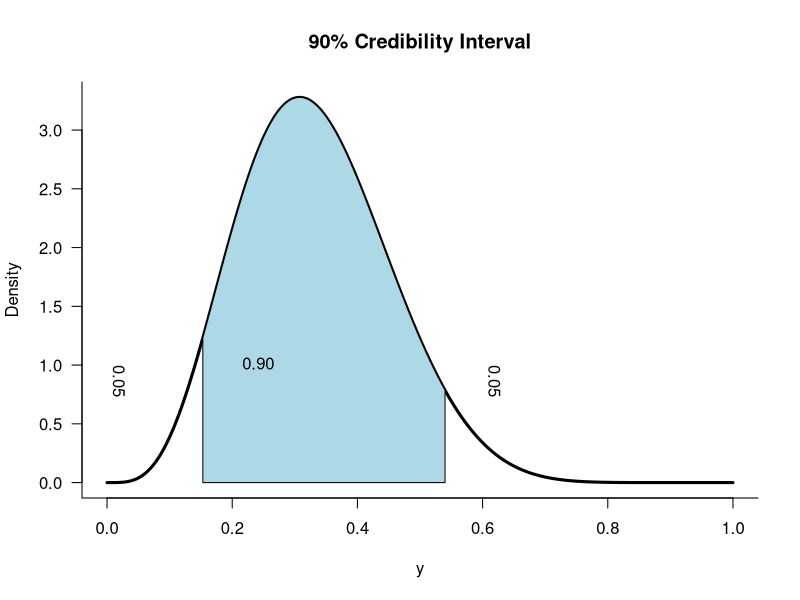
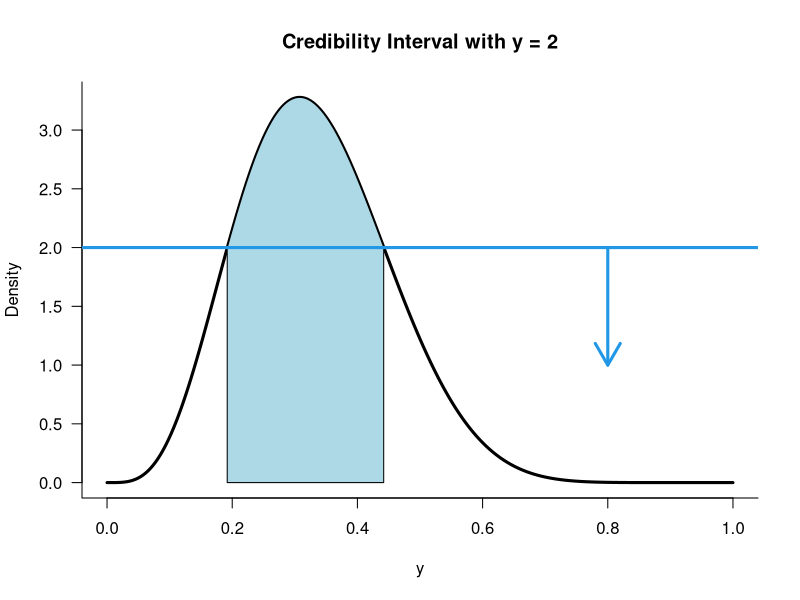
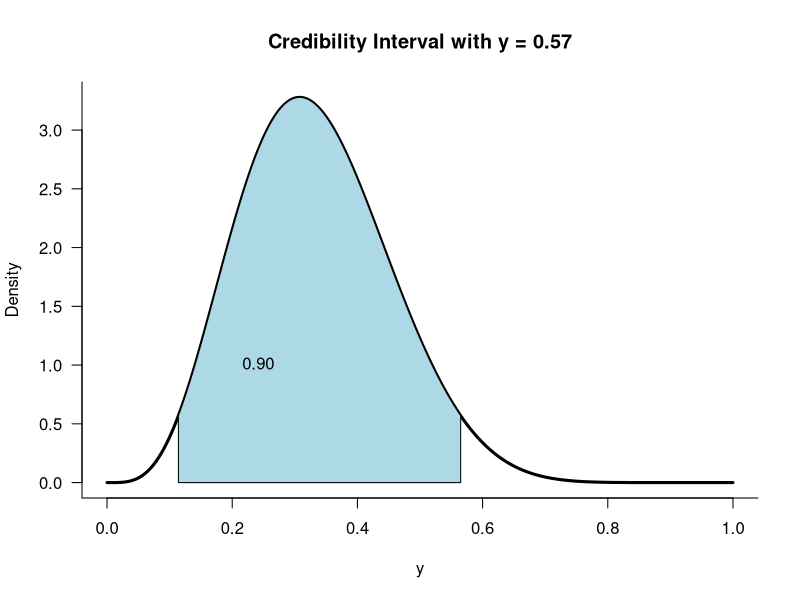

The R source for these figures, in order:
# Script: Credibility_Interval_Example.R
# Description: This script visualizes beta distributions and highlights 
# credibility intervals using shading and annotations.

# Flag to control PDF generation
generate_pdf <- TRUE  # Set to TRUE to generate PDF files

# Define the parameters and sequence
xx <- seq(0, 1, by = 0.001)  # Range of values for the beta distribution
alpha <- 5  # Shape parameter 1
beta <- 10  # Shape parameter 2
y <- dbeta(xx, shape1 = alpha, shape2 = beta)  # Beta distribution density

# Plot 1: Credibility Interval with 90% coverage
if (generate_pdf) pdf("plots/credibility-1.pdf", height = 4, width = 6)
plot(xx, y, type = "l", lwd = 3, xlab = "y", ylab = "Density",
     main = "90% Credibility Interval", las = 1, bty = "l")
index <- (xx > qbeta(0.05, shape1 = alpha, shape2 = beta)) & 
  (xx < qbeta(0.95, shape1 = alpha, shape2 = beta))
polygon(c(xx[index], max(xx[index]), min(xx[index])), 
        c(y[index], 0, 0), col = "light blue")
text(0.2, 1.0, "0.90", pos = 4)  # Label for the interval
text(0, 1, "0.05", pos = 4, srt = -90)  # Left tail
text(0.6, 1, "0.05", pos = 4, srt = -90)  # Right tail
if (generate_pdf) dev.off()

# Plot 2: Credibility Interval with y = 2
if (generate_pdf) pdf("plots/credibility-2.pdf", height = 4, width = 6)
plot(xx, y, type = "l", lwd = 3, xlab = "y", ylab = "Density",
     main = "Credibility Interval with y = 2", las = 1, bty = "l")
arrows(0.8, 2, x1 = 0.8, y1 = 1, col = 4, lwd = 3)  # Arrow annotation
nn <- length(xx)
ywert <- 2  # Target y value
ydiff <- abs(round(y - ywert, digits = 5))
index1 <- (1:300)[ydiff[1:300] == min(ydiff[1:300])]
index2 <- (300:nn)[ydiff[300:nn] == min(ydiff[300:nn])]
index <- seq(index1, index2, by = 1)
polygon(c(xx[index], max(xx[index]), min(xx[index])), 
        c(y[index], 0, 0), col = "light blue")  # Highlighted interval
abline(h = 2, col = 4, lwd = 3)  # Reference line for y = 2
if (generate_pdf) dev.off()

# Calculate coverage probability
covprob <- pbeta(xx[index2], shape1 = alpha, shape2 = beta) - 
  pbeta(xx[index1], shape1 = alpha, shape2 = beta)
cat("Coverage Probability:", covprob, "\n")

# Plot 3: Credibility Interval with y = 0.57
if (generate_pdf) pdf("plots/credibility-3.pdf", height = 4, width = 6)
plot(xx, y, type = "l", lwd = 3, xlab = "y", ylab = "Density",
     main = "Credibility Interval with y = 0.57", las = 1, bty = "l")
ywert <- 0.57  # Target y value
ydiff <- abs(round(y - ywert, digits = 5))
index1 <- (1:300)[ydiff[1:300] == min(ydiff[1:300])]
index2 <- (300:nn)[ydiff[300:nn] == min(ydiff[300:nn])]
index <- seq(index1, index2, by = 1)
polygon(c(xx[index], max(xx[index]), min(xx[index])), 
        c(y[index], 0, 0), col = "light blue")  # Highlighted interval
text(0.2, 1.0, "0.90", pos = 4)  # Interval label
if (generate_pdf) dev.off()
